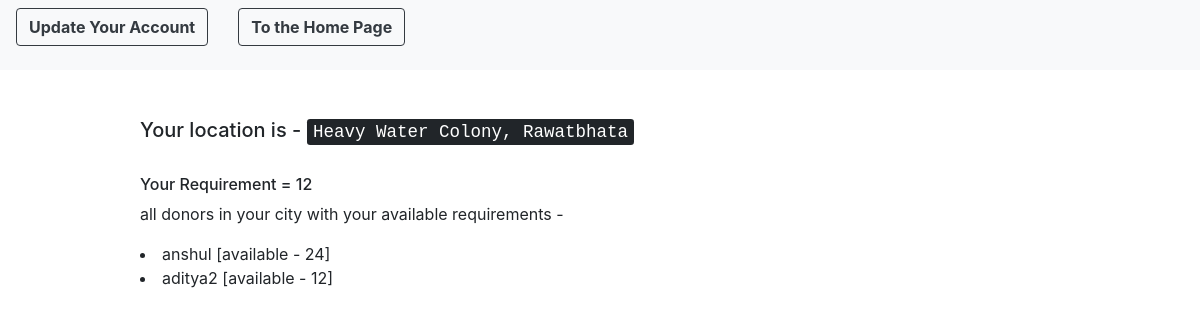
/users/showDonor/ (signed in), run on the app's committed database.
### customUser/models.py (models this page shows, shortened)
class CustomUser(AbstractUser):
    pin_code = models.IntegerField(null = True)
    contact_no = models.IntegerField(null = True)
    resources = models.IntegerField(null = True) # no. of persons avability/requirement
    locality = models.CharField(max_length = 100)
    city = models.CharField(max_length = 50)
    """CHOICES=[('0','Donor'),
                     ('1','Reciever')]"""
    user_type = models.IntegerField(null = True) # 0 - Donor 1 - Reciever

### customUser/views.py (the view)
# urls.py: path('showDonor/', views.show_nearby_donors, name = 'showNearbyDonors'),
def show_nearby_donors(request):
	you = request.user
	you_address = you.locality + ',' + you.city
	donors = CustomUser.objects.filter(city = you.city)
	return render(request, 'show_donors.html', {'you' : you, 'donors' : donors})

### templates/show_donors.html (shortened to what this page needs)
{% extends 'base.html' %}
{% block navigation %}
	<div class = "row">
		<div class = "col">
			<form method = "get" action = "{% url 'edit_profile' %}">
				<button type = "submit" class = "btn btn-outline-dark navbar-btn"> <strong> Update Your Account </strong></button>
			</form>
		</div>
		<div class = "col">
	<form method = "post" action = "{% url 'homePage' %}">
		<button type = "submit" class = "btn btn-outline-dark navbar-btn"> <strong> To the Home Page </strong></button>
	</form>
</div>
	</div>
{% endblock %}
{% block content %}
	<h5> Your location is - <kbd> {{ you.locality }}, {{ you.city }} </kbd> </h5> <br>
	<h6> Your Requirement = {{ you.resources }} </h6>
	<p> all donors in your city with your available requirements -  </p>
	{% for i in donors %}
		{% if i.username != 'admin' and i.resources >= you.resources and i.user_type == 0 %}
		<li> {{ i.username }} [available - {{i.resources}}]</li>
		{% endif %}
	{% endfor %}
	<br> <br>
{% endblock %}

### data on the page
CustomUser: locality "Heavy Water Colony", city "Rawatbhata", resources "12"
CustomUser: username "anshul", resources "24"
CustomUser: username "aditya2", resources "12"
